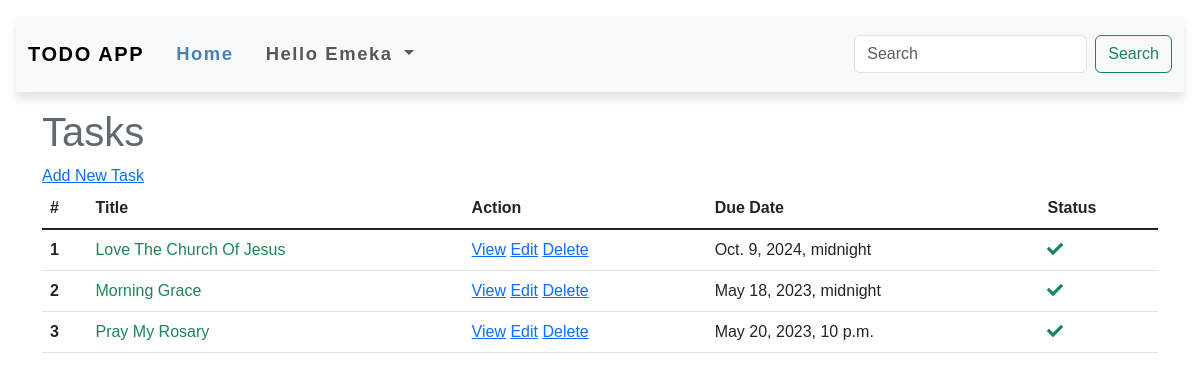
/?q=1 (signed in), run on the app's committed database.
### base/models.py (models this page shows)
class Todo(models.Model):
    user = models.ForeignKey(User, on_delete=models.CASCADE)
    title = models.CharField(max_length=100)
    description = models.TextField(null=True, blank=True)
    completed = models.BooleanField(default=False)
    created = models.DateTimeField(auto_now_add=True)
    updated = models.DateTimeField(auto_now=True)
    due_date = models.DateTimeField()
    def __str__(self) -> str:
        return self.title
    class Meta:
        ordering = ["-created", '-updated']

### base/views.py (the view)
# urls.py: path("", views.home, name='home'),
def home(request):
    title = 'Tasks'
    user = request.user
    tasks = Todo.objects.filter(user=user) if user.is_authenticated else ''
    if request.method == 'GET':
        q = request.GET.get('q')
        if q == '1':
            tasks = tasks.filter(completed=True)
        elif q == '0':
            tasks = tasks.filter(completed=False)
        else:
            tasks = tasks
    now = timezone.now()
    context = {
        'title': title, 'tasks': tasks, 'now': now
    }
    return render(request, 'base/home.html', context)

### base/templates/base/home.html (shortened to what this page needs)
{% extends 'main.html' %}
{% block content %}
<h1 class="mt-3 mb-6">{{title}}</h1>
<a href="{% url 'add-task' %}">Add New Task</a>
{% if request.user.is_authenticated %}
{% if tasks and request.user == tasks.0.user %}
<table class="table">
  <thead>
    <tr>
      <th scope="col">#</th>
      <th scope="col">Title</th>
      <th scope="col">Action</th>
      <th scope="col"> Due Date</th>
      <th scope="col">Status</th>
    </tr>
  </thead>
  <tbody class="table-group-divider">
    {% for task in tasks %}
    {% if task.completed %}
    <tr>
      <th scope="row">{{ forloop.counter }}</th>
      <td>
        <span class="text-success">
          {{task|title}}
        </span>
      </td>
      <td>
        <a href="{% url 'task' task.id %}">View</a>
        <a href="{% url 'update-task' task.id %}">Edit</a>
        <a href="{% url 'delete-task' task.id %}">Delete</a>
      </td>
      <td>{{task.due_date}}</td>
      <td><i class="fas fa-check text-success"></i></td>
    </tr>
    {% endif %}
    {% endfor %}
  </tbody>
</table>
{% else %} <p>no task yet</p>
{% endif %}
{% else %}
<p><i>Not yet registered?</i></p>
<a href="{% url 'register-user' %}">register and add task</a>
{% endif %}
{% endblock content %}

### templates/navbar.html (shortened to what this page needs)
<nav class="navbar navbar-expand-lg bg-body-tertiary">
    <div class="container-fluid">
      <a class="navbar-brand" href="{% url 'home' %}">TODO APP</a>
      <div class="collapse navbar-collapse" id="navbarSupportedContent">
        <ul class="navbar-nav me-auto mb-2 mb-lg-0">
          <li class="nav-item">
            <a class="nav-link active" aria-current="page" href="{% url 'home' %}">Home</a>
          </li>
          {% if request.user.is_authenticated %}
          <li class="nav-item dropdown">
            <a class="nav-link dropdown-toggle" href="#" role="button" data-bs-toggle="dropdown" aria-expanded="false">
                Hello {{request.user|title}}
            </a>
          </li>
          {% else %}
          <li class="nav-item">
            <a class="nav-link" href="{% url 'login' %}">Log in</a>
          </li>
          {% endif %}
        </ul>
        <form class="d-flex" role="search">
          <input class="form-control me-2" type="search" placeholder="Search" aria-label="Search" name="q">
          <button class="btn btn-outline-success" type="submit">Search</button>
        </form>
      </div>
    </div>
  </nav>

### static/css/style.css (style rules this page uses)
body { overflow-x: hidden; font-family: 'Montserrat', sans-serif; color: #616971; }
.navbar { font-size: 1.15rem; font-weight: 600; letter-spacing: 0.1rem; box-shadow: 0 .5rem .5rem rgba(0, 0, 0, .1); z-index: 10000 !important; }
.nav-item { padding: .5rem; }
.nav-link { color: #5b5555!important; }
.nav-link.active, .nav-link:hover { color: #4981b3 !important; }
.row, .container-fluid { margin-left: 0px !important; margin-right: 0px !important; }

### data on the page
Todo: title "Love The Church Of Jesus", due_date "Oct. 9, 2024, midnight"
Todo: title "Morning Grace", due_date "May 18, 2023, midnight"
Todo: title "Pray My Rosary", due_date "May 20, 2023, 10 p.m."

### other printed values
{{ request.user|title }} "Emeka"
{{ title }} "Tasks"
